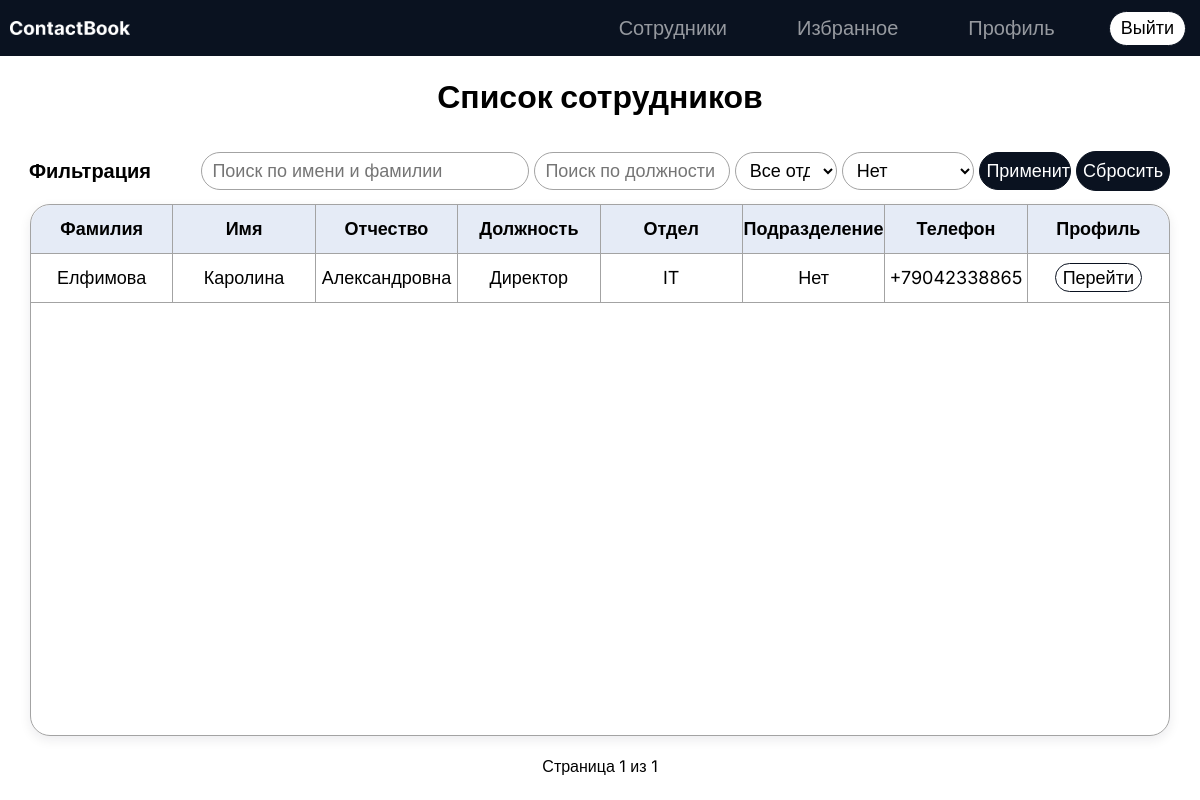
The app's page / (signed in), older data.
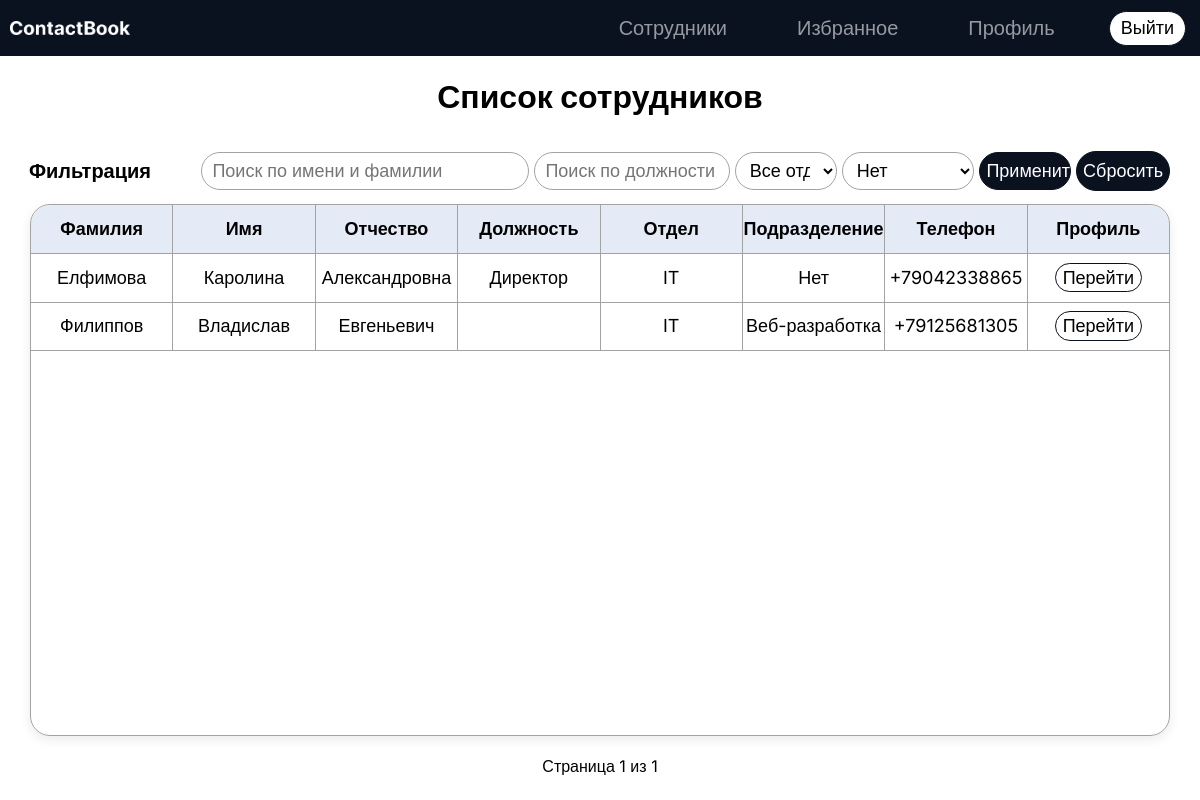
The same page, newer data.
### ContactBook/models.py (models this page shows, shortened)
class Employee(models.Model):
    last_name = models.CharField(max_length=50, verbose_name='Фамилия')
    first_name = models.CharField(max_length=50, verbose_name='Имя')
    middle_name = models.CharField(max_length=50, blank=True, null=True, verbose_name='Отчество')
    department = models.ForeignKey(Department, on_delete=models.PROTECT, verbose_name='Отдел')
    subdivision = models.ForeignKey(Subdivision, on_delete=models.SET_NULL, blank=True, null=True, verbose_name='Подразделение')
    position = models.CharField(max_length=100, verbose_name='Должность')
    phone = models.CharField(max_length=20, unique=True, verbose_name='Телефон')
    floor = models.CharField(max_length=50, verbose_name='Этаж')
    cabinet = models.CharField(max_length=50, blank=True, null=True, verbose_name='Кабинет')
    role = models.CharField(
        max_length=20,
        choices=[('user', 'Пользователь'), ('admin', 'Администратор')],
        default='user',
        verbose_name='Роль'
    )
    user_account = models.OneToOneField(User, on_delete=models.CASCADE, null=True, blank=True, related_name='employee_profile', verbose_name='Аккаунт входа')
    class Meta:
        verbose_name_plural = 'Сотрудники'

class Department(models.Model):
    name = models.CharField(max_length=100, unique=True, verbose_name='Название отдела')
    class Meta:
        verbose_name_plural = 'Отделы'

class Subdivision(models.Model):
    name = models.CharField(max_length=100, verbose_name='Название подразделения')
    department = models.ForeignKey(Department, on_delete=models.CASCADE, related_name='subdivisions', verbose_name='Родительский отдел')
    class Meta:
        constraints = [
            models.UniqueConstraint(fields=['name', 'department'], name='unique_subdivision_name_per_dept')
        ]
        verbose_name_plural = 'Подразделения'

### ContactBook/views.py (the view)
# urls.py: path('', views.employee_list, name='employee_list'),
@login_required
def employee_list(request):
    qs = Employee.objects.select_related('department', 'subdivision').order_by('last_name')
    is_admin_user = is_admin(request.user)
    search = request.GET.get('search', '').strip()
    dept_id = request.GET.get('department')
    sub_id = request.GET.get('subdivision')
    position = request.GET.get('position', '').strip()
    if search:
        qs = qs.filter(Q(last_name__istartswith=search) | Q(first_name__istartswith=search))
    if dept_id:
        qs = qs.filter(department_id=dept_id)
    if sub_id:
        qs = qs.filter(subdivision_id=sub_id)
    if position:
        qs = qs.filter(position__icontains=position)
    paginator = Paginator(qs, 10)
    page_obj = paginator.get_page(request.GET.get('page'))
    return render(request, 'contactbook/employee_list.html', {
        'page_obj': page_obj,
        'search': search, 'dept_id': dept_id, 'sub_id': sub_id, 'position': position,
        'departments': Department.objects.all(),
        'subdivisions': Subdivision.objects.all(),
        'is_admin': is_admin_user
    })

### ContactBook/views.py (called while the page is built)
def is_admin(user):
    return user.is_authenticated and hasattr(user, 'employee_profile') and user.employee_profile.role == 'admin'

### ContactBook/templates/contactbook/employee_list.html (shortened to what this page needs)
{% extends "base.html" %}
{% block content %}
<h1>Список сотрудников</h1>
<div class="filter">
    <div class="zagolovok"><p>Фильтрация</p></div>
    <form method="get" class="elements">
        <input type="text" id="search" name="search" value="{{ search }}" placeholder="Поиск по имени и фамилии">
        <input type="text" id="position" name="position" value="{{ position }}" placeholder="Поиск по должности">
        <select name="department" id="dept-select">
            <option value="">Все отделы</option>
        </select>
        <select name="subdivision" id="sub-select">
            <option value="">Нет</option>
        </select>
        <button type="submit">Применить</button>
        <a href="{% url 'contactbook:employee_list' %}" class="btn-reset">Сбросить</a>
    </form>
</div>
<div class="list">
    <table>
        <thead>
            <tr>
                <th>Фамилия</th>
                <th>Имя</th>
                <th>Отчество</th>
                <th>Должность</th>
                <th>Отдел</th>
                <th>Подразделение</th>
                <th>Телефон</th>
                <th id="column1">Профиль</th>
            </tr>
        </thead>
        <tbody>
            {% for emp in page_obj %}
            <tr>
                <td>{{ emp.last_name }}</td>
                <td>{{ emp.first_name }}</td>
                <td>{{ emp.middle_name|default:"Нет" }}</td>
                <td>{{ emp.position }}</td>
                <td>{{ emp.department.name }}</td>
                <td>{{ emp.subdivision.name|default:"Нет" }}</td>
                <td>{{ emp.phone }}</td>
                <td id="column2"><a href="{% url 'contactbook:employee_detail' emp.pk %}">Перейти</a></td>
            </tr>
            {% empty %}
            <tr class="none"><td colspan="7" id="employee-none">Сотрудники не найдены</td></tr>
            {% endfor %}
        </tbody>
    </table>
</div>
<div class="pagination">
    <span>Страница {{ page_obj.number }} из {{ page_obj.paginator.num_pages }}</span>
</div>
{% endblock %}

Row changes from the older to the newer data that the page shows:
added Employee: last_name "Филиппов", first_name "Владислав", middle_name "Евгеньевич", department.name "IT", subdivision.name "Веб-разработка", phone "+79125681305"
